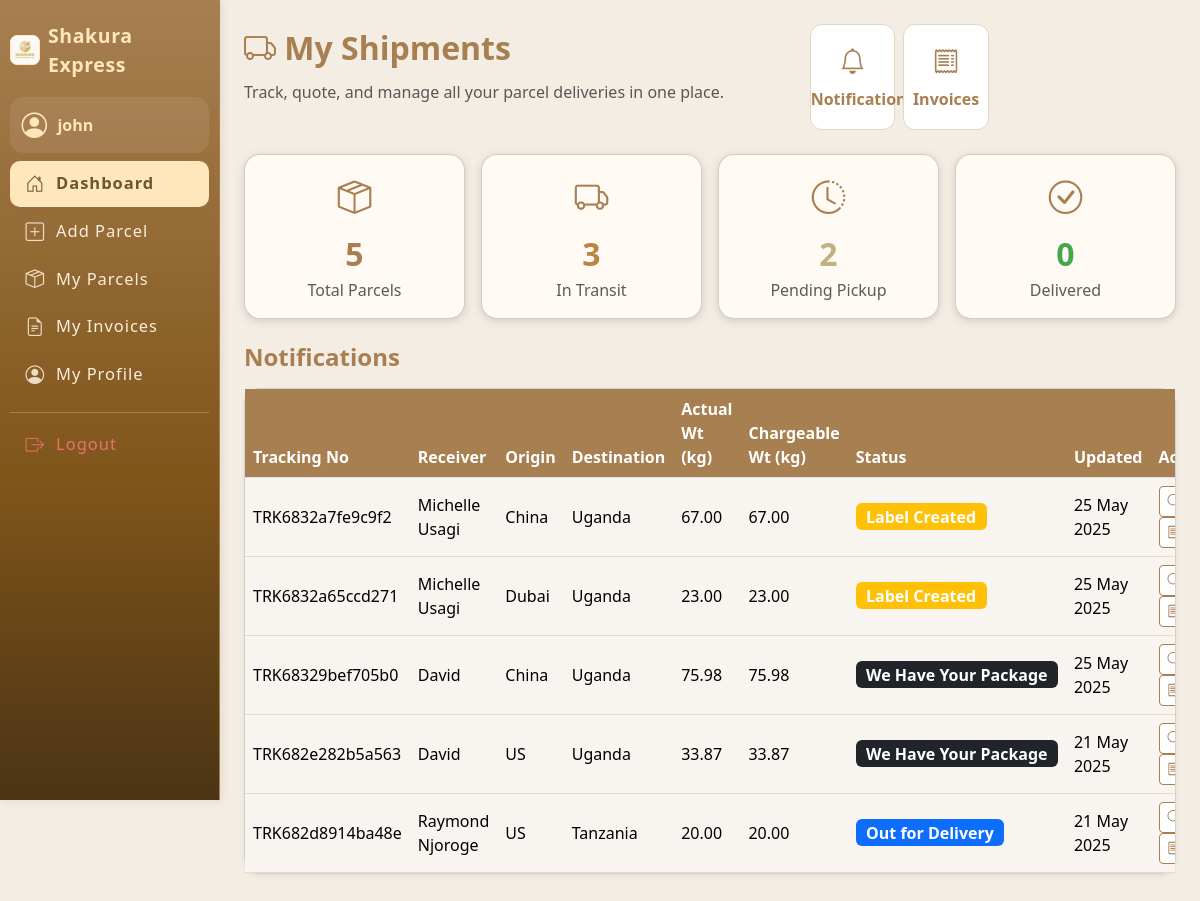
Screenshot of /dashboards/client_dashboard.php (signed in) with the database file from the repository.
### tables this page shows
CREATE TABLE `users` (
  `id` int(11) NOT NULL AUTO_INCREMENT,
  `username` varchar(50) NOT NULL,
  `password` varchar(255) NOT NULL,
  `email` varchar(100) NOT NULL,
  `role` enum('admin','staff','customer') NOT NULL,
  `full_name` varchar(100) NOT NULL,
  `phone` varchar(20) DEFAULT NULL,
  `created_at` datetime DEFAULT current_timestamp(),
  `address_line1` varchar(255) DEFAULT NULL,
  `address_line2` varchar(255) DEFAULT NULL,
  `city` varchar(100) DEFAULT NULL,
  `country` varchar(100) DEFAULT NULL,
  `zip_code` varchar(20) DEFAULT NULL,
  PRIMARY KEY (`id`),
  UNIQUE KEY `username` (`username`)
);

CREATE TABLE `parcels` (
  `id` int(11) NOT NULL AUTO_INCREMENT,
  `tracking_number` varchar(30) NOT NULL,
  `sender_id` int(11) DEFAULT NULL,
  `receiver_name` varchar(100) DEFAULT NULL,
  `receiver_phone` varchar(20) DEFAULT NULL,
  `dispatch_origin` enum('Europe','US','UK','China','Dubai') NOT NULL,
  `delivery_country` enum('Kenya','Uganda','Tanzania') NOT NULL,
  `actual_weight` float NOT NULL,
  `length_cm` float NOT NULL,
  `width_cm` float NOT NULL,
  `height_cm` float NOT NULL,
  `volumetric_weight` float NOT NULL,
  `chargeable_weight` float NOT NULL,
  `fragile` enum('Yes','No') DEFAULT 'No',
  `price_per_kg` float NOT NULL,
  `price` decimal(10,2) NOT NULL,
  `assigned_staff` int(11) DEFAULT NULL,
  `status` enum('Label Created','We Have Your Package','On the Way','Out for Delivery','Delivered') NOT NULL DEFAULT 'Label Created',
  `created_at` datetime DEFAULT current_timestamp(),
  `delivered_at` datetime DEFAULT NULL,
  PRIMARY KEY (`id`),
  UNIQUE KEY `tracking_number` (`tracking_number`),
  KEY `sender_id` (`sender_id`),
  KEY `assigned_staff` (`assigned_staff`),
  CONSTRAINT `parcels_ibfk_1` FOREIGN KEY (`sender_id`) REFERENCES `users` (`id`) ON DELETE SET NULL,
  CONSTRAINT `parcels_ibfk_2` FOREIGN KEY (`assigned_staff`) REFERENCES `users` (`id`) ON DELETE SET NULL
);

### dashboards/client_dashboard.php (the view, shortened to what this page needs)
<?php
include '../includes/db.php';
$user_id = $_SESSION['user_id'];
$parcels = $conn->query("SELECT * FROM parcels WHERE sender_id='$user_id' ORDER BY created_at DESC");
$total = $conn->query("SELECT COUNT(*) as c FROM parcels WHERE sender_id='$user_id'")->fetch_assoc()['c'];
$delivered = $conn->query("SELECT COUNT(*) as c FROM parcels WHERE sender_id='$user_id' AND status='Delivered'")->fetch_assoc()['c'];
$in_transit = $conn->query("SELECT COUNT(*) as c FROM parcels WHERE sender_id='$user_id' AND status NOT IN('Delivered','Label Created')")->fetch_assoc()['c'];
$pending = $conn->query("SELECT COUNT(*) as c FROM parcels WHERE sender_id='$user_id' AND status='Label Created'")->fetch_assoc()['c'];
?>
<!DOCTYPE html>
<html lang="en">
<head>
    <link rel="stylesheet" href="/assets/css/style.css">
    <link rel="stylesheet" href="https://cdn.jsdelivr.net/npm/bootstrap@5.3.3/dist/css/bootstrap.min.css">
    <link rel="stylesheet" href="https://cdn.jsdelivr.net/npm/bootstrap-icons@1.11.1/font/bootstrap-icons.css">
</head>
<body>
<div class="d-flex">
    <?php include '../includes/sidebar.php'; ?>
    <div class="container-fluid p-4">
        <div class="row mb-4">
            <div class="col-12 col-md-7">
                <div class="dashboard-title mb-2"><i class="bi bi-truck"></i> My Shipments</div>
                <p class="mb-0 text-muted">Track, quote, and manage all your parcel deliveries in one place.</p>
            </div>
            <div class="col-12 col-md-5 d-flex justify-content-md-end align-items-end mt-2 mt-md-0">
                <div class="row w-100 gx-2">
                    <div class="col-6 col-md-3">
                        <a href="../parcels/view_parcel.php" class="quick-link"><i class="bi bi-bell"></i>Notifications</a>
                    </div>
                    <div class="col-6 col-md-3">
                        <a href="../invoices/view_invoice.php" class="quick-link"><i class="bi bi-receipt"></i>Invoices</a>
                    </div>
                </div>
            </div>
        </div>
        <div class="row mb-4 g-3">
            <div class="col-sm-6 col-lg-3">
                <div class="card card-stats text-center p-3">
                    <div class="stats-icon mb-2"><i class="bi bi-box-seam"></i></div>
                    <div style="font-size:2em; font-weight:700; color:#a87f51;"><?= $total ?></div>
                    <div class="text-muted">Total Parcels</div>
                </div>
            </div>
            <div class="col-sm-6 col-lg-3">
                <div class="card card-stats text-center p-3">
                    <div class="stats-icon mb-2"><i class="bi bi-truck"></i></div>
                    <div style="font-size:2em; font-weight:700; color:#b98540;"><?= $in_transit ?></div>
                    <div class="text-muted">In Transit</div>
                </div>
            </div>
            <div class="col-sm-6 col-lg-3">
                <div class="card card-stats text-center p-3">
                    <div class="stats-icon mb-2"><i class="bi bi-clock-history"></i></div>
                    <div style="font-size:2em; font-weight:700; color:#c3b081;"><?= $pending ?></div>
                    <div class="text-muted">Pending Pickup</div>
                </div>
            </div>
            <div class="col-sm-6 col-lg-3">
                <div class="card card-stats text-center p-3">
                    <div class="stats-icon mb-2"><i class="bi bi-check-circle"></i></div>
                    <div style="font-size:2em; font-weight:700; color:#44a84b;"><?= $delivered ?></div>
                    <div class="text-muted">Delivered</div>
                </div>
            </div>
        </div>
        <h4 class="mb-3" style="color:#a87f51; font-weight:600;">Notifications</h4>
        <div class="card mt-3 mb-5 shadow-sm">
            <div class="card-body p-0">
            <div class="table-responsive">
                <table class="table table-brown mb-0 align-middle">
                <thead>
                    <tr>
                    <th>Tracking No</th>
                    <th>Receiver</th>
                    <th>Origin</th>
                    <th>Destination</th>
                    <th>Actual Wt (kg)</th>
                    <th>Chargeable Wt (kg)</th>
                    <th>Status</th>
                    <th>Updated</th>
                    <th>Actions</th>
                    </tr>
                </thead>
                        <tbody>
                            <?php while($p = $parcels->fetch_assoc()): ?>
                            <tr>
                                <td><?= htmlspecialchars($p['tracking_number']) ?></td>
                                <td><?= htmlspecialchars($p['receiver_name']) ?></td>
                                <td><?= htmlspecialchars($p['dispatch_origin']) ?></td>
                                <td><?= htmlspecialchars($p['delivery_country']) ?></td>
                                <td><?= htmlspecialchars(number_format($p['actual_weight'],2)) ?></td>
                                <td><?= htmlspecialchars(number_format($p['chargeable_weight'],2)) ?></td>
                                <td>
                                    <?php
                                    $badge = 'secondary';
                                    $status = $p['status'];
                                    if($status == 'Delivered') $badge = 'success';
                                    elseif($status == 'Label Created') $badge = 'warning';
                                    elseif($status == 'On the Way') $badge = 'info';
                                    elseif($status == 'Out for Delivery') $badge = 'primary';
                                    elseif($status == 'We Have Your Package') $badge = 'dark';
                                    ?>
                                    <span class="badge bg-<?= $badge ?> badge-status"><?= htmlspecialchars($status) ?></span>
                                </td>
                                <td><?= date('d M Y', strtotime($p['delivered_at'] ?? $p['created_at'])) ?></td>
                                <td>
                                    <a href="../tracking/track.php?track=<?= urlencode($p['tracking_number']) ?>" class="btn btn-sm btn-outline-brown" title="Track">
                                        <i class="bi bi-search"></i>
                                    </a>
                                    <a href="../invoices/generate_invoice.php?parcel_id=<?= $p['id'] ?>" class="btn btn-sm btn-outline-brown" title="Invoice" target="_blank">
                                        <i class="bi bi-receipt"></i>
                                    </a>
                                </td>
                            </tr>
                            <?php endwhile; ?>
                        </tbody>
                    </table>
                </div>
            </div>
        </div>
    </div>
</div>
</body>
</html>

### includes/sidebar.php (shortened to what this page needs)
<?php
$role = $_SESSION['role'];
$user_id = $_SESSION['user_id'] ?? null;
require_once '../includes/db.php';
$user_name = '';
if ($user_id) {
    $user_res = $conn->query("SELECT username FROM users WHERE id=$user_id");
    if ($user_res && $user_res->num_rows) {
        $u = $user_res->fetch_assoc();
        $user_name = htmlspecialchars($u['username']);
    }
}
?>
<head>
    <link rel="stylesheet" href="https://cdn.jsdelivr.net/npm/bootstrap-icons@1.11.3/font/bootstrap-icons.min.css">
    <link rel="stylesheet" href="../assets/css/style.css">
</head>
<nav class="sidebar">
    <div class="sidebar-brand">
        <img src="../assets/images/logo.jpeg" width="30" alt="Logo" style="border-radius:7px; background:#fff6eb; border:1.3px solid #ffe6bb;">
        <span>Shakura Express</span>
    </div>
    <div class="user-mini-profile mb-2">
        <i class="bi bi-person-circle"></i>
        <div class="user-details">
            <span><?= $user_name ?: ucfirst($role) ?></span>
        </div>
    </div>
    <ul class="nav flex-column">
        <?php if($role=='admin'): ?>
            <li><a href="../dashboards/admin_dashboard.php" class="nav-link<?=strpos($_SERVER['PHP_SELF'],'admin_dashboard.php')!==false?' active':''?>"><i class="bi bi-house-door"></i> Dashboard</a></li>
            <li><a href="../users/profile.php" class="nav-link<?=strpos($_SERVER['PHP_SELF'],'profile.php')!==false?' active':''?>"><i class="bi bi-person-circle"></i> My Profile</a></li>
            <hr>
            <li><a href="../parcels/add_parcel.php" class="nav-link<?=strpos($_SERVER['PHP_SELF'],'add_parcel.php')!==false?' active':''?>"><i class="bi bi-plus-square"></i> Add Parcel</a></li>
            <li><a href="../parcels/view_parcel.php" class="nav-link<?=strpos($_SERVER['PHP_SELF'],'view_parcel.php')!==false?' active':''?>"><i class="bi bi-box-seam"></i> View Parcels</a></li>
            <li><a href="../pricing/set_pricing.php" class="nav-link<?=strpos($_SERVER['PHP_SELF'],'set_pricing.php')!==false?' active':''?>"><i class="bi bi-cash-coin"></i> Set Pricing</a></li>
            <li><a href="../invoices/view_invoice.php" class="nav-link<?=strpos($_SERVER['PHP_SELF'],'view_invoice.php')!==false?' active':''?>"><i class="bi bi-file-earmark-text"></i> All Invoices</a></li>
            <hr>
            <li><a href="../rfid/logs.php" class="nav-link<?=strpos($_SERVER['PHP_SELF'],'logs.php')!==false?' active':''?>"><i class="bi bi-broadcast"></i> RFID Logs</a></li>
            <li><a href="../users/manage.php" class="nav-link<?=strpos($_SERVER['PHP_SELF'],'manage.php')!==false?' active':''?>"><i class="bi bi-people"></i> Manage Users</a></li>
        <?php else: ?>
            <li><a href="../dashboards/client_dashboard.php" class="nav-link<?=strpos($_SERVER['PHP_SELF'],'client_dashboard.php')!==false?' active':''?>"><i class="bi bi-house-door"></i> Dashboard</a></li>
            <li><a href="../parcels/add_parcel.php" class="nav-link<?=strpos($_SERVER['PHP_SELF'],'add_parcel.php')!==false?' active':''?>"><i class="bi bi-plus-square"></i> Add Parcel</a></li>
            <li><a href="../parcels/view_parcel.php" class="nav-link<?=strpos($_SERVER['PHP_SELF'],'view_parcel.php')!==false?' active':''?>"><i class="bi bi-box-seam"></i> My Parcels</a></li>
            <li><a href="../invoices/view_invoice.php" class="nav-link<?=strpos($_SERVER['PHP_SELF'],'view_invoice.php')!==false?' active':''?>"><i class="bi bi-file-earmark-text"></i> My Invoices</a></li>
            <li><a href="../users/profile.php" class="nav-link<?=strpos($_SERVER['PHP_SELF'],'profile.php')!==false?' active':''?>"><i class="bi bi-person-circle"></i> My Profile</a></li>
        <?php endif; ?>
        <hr>
        <li><a href="../auth/logout.php" class="nav-link text-danger"><i class="bi bi-box-arrow-right"></i> Logout</a></li>
    </ul>
</nav>

### assets/css/style.css (style rules this page uses)
body { background-color: #f4ede3; }
.sidebar { min-width: 220px; }
.sidebar .nav-link.active, .sidebar .nav-link:hover { background: #a87f51; }
.card { border-radius: 16px; box-shadow: 0 2px 8px #ccc; }
.table-brown th { background: #a87f51; color: white; }
.table-brown td { background: #f8f5f0; }
.sidebar { position: fixed; top: 0; left: 0; height: 100vh; width: 220px; background: linear-gradient(180deg, #a87f51 0%, #80551a 60%, #4b3415 100%); color: #fff; padding: 1.3rem 0.6rem 1rem 0.6rem; z-index: 1000; border-right: 1px solid #a87f51; box-shadow: 1px 0 9px rgba(108,78,42,0.15); display: flex; flex-direction: column; font-size: 1.01rem; min-height: 0; max-height: 100vh; overflow-y: auto; }
.sidebar-brand { font-size: 1.22rem; font-weight: 700; letter-spacing: .6px; margin-bottom: 1.1rem; color: #ffe6bb; display: flex; align-items:center; gap: 0.52rem; }
.sidebar .user-mini-profile { background: rgba(255,255,255,0.08); border-radius: .85rem; padding: .6rem .75rem .5rem .75rem; margin-bottom: 1.28rem; font-size: .96rem; display: flex; align-items: center; gap: 0.64rem; }
.sidebar .user-mini-profile .bi-person-circle { font-size: 1.6rem; color: #ffe6bb; }
.sidebar .user-mini-profile .user-details span { display: block; color: #ffe6bb; font-weight: 600; margin-bottom: 0; font-size: 1.04em; }
.sidebar .nav { flex: 1 1 auto; margin-bottom: 1.2rem; }
.sidebar .nav-link { color: #fbeedc; margin-bottom: .11rem; padding: .56rem 1rem; font-size: 1.03rem; border-radius: .62rem; display: flex; align-items: center; gap: .68rem; transition: background .14s, color .13s; font-weight: 500; letter-spacing: .06em; }
.sidebar .nav-link.active, .sidebar .nav-link:hover, .sidebar .nav-link:focus { color: #6d5433 !important; background: #ffe6bb !important; font-weight: 600; box-shadow: 0 1px 7px rgba(168,127,81,0.09); }
.sidebar .nav-link .bi { font-size: 1.13em; opacity: 0.88; }
.sidebar .nav-link.text-danger { color: #e57373 !important; }
.sidebar hr { border-color: #ffe6bb; opacity: 0.27; margin: 13px 0 9px 0; }
body { margin-left: 220px !important; }

### dashboards/client_dashboard.php (style rules this page uses)
body { background: #f5eee6; }
.dashboard-title { color: #a87f51; font-size: 2rem; font-weight: 700; }
.card-stats { background: #fffaf3; border-radius: 16px; box-shadow: 0 3px 15px rgba(80,45,5,0.07); }
.stats-icon { font-size: 2.1em; color: #a87f51; }
.table-brown thead { background: #a87f51; color: #fff; }
.table-brown tbody tr { border-bottom: 1.5px solid #e7dac6; }
.badge-status { font-size: 1em; }
.quick-link { background: #fff; border-radius: 12px; border: 1.5px solid #e4d5c5; padding: 18px 0; text-align: center; font-weight: 600; color: #a87f51; text-decoration: none; display: block; transition: all 0.14s; }
.quick-link i { font-size: 1.6em; display: block; margin-bottom: 6px; }
.btn-outline-brown { color: #a87f51; border: 1px solid #a87f51; background: #fff; }

### rows the page displays
users: username "john"
parcels: tracking_number "TRK6832a7fe9c9f2", receiver_name "Michelle Usagi", dispatch_origin "China", delivery_country "Uganda", actual_weight "67.00", chargeable_weight "67.00", status "Label Created", delivered_at+created_at "25 May 2025"
parcels: tracking_number "TRK6832a65ccd271", receiver_name "Michelle Usagi", dispatch_origin "Dubai", delivery_country "Uganda", actual_weight "23.00", chargeable_weight "23.00", status "Label Created", delivered_at+created_at "25 May 2025"
parcels: tracking_number "TRK68329bef705b0", receiver_name "David", dispatch_origin "China", delivery_country "Uganda", actual_weight "75.98", chargeable_weight "75.98", status "We Have Your Package", delivered_at+created_at "25 May 2025"
parcels: tracking_number "TRK682e282b5a563", receiver_name "David", dispatch_origin "US", delivery_country "Uganda", actual_weight "33.87", chargeable_weight "33.87", status "We Have Your Package", delivered_at+created_at "21 May 2025"
parcels: tracking_number "TRK682d8914ba48e", receiver_name "Raymond Njoroge", dispatch_origin "US", delivery_country "Tanzania", actual_weight "20.00", chargeable_weight "20.00", status "Out for Delivery", delivered_at+created_at "21 May 2025"

### other values shown
$total "5"
$in_transit "3"
$pending "2"
$delivered "0"
